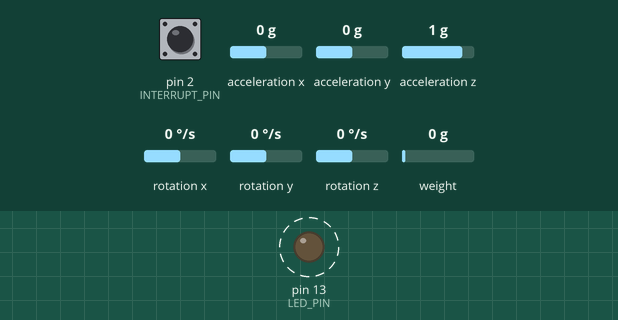
Simulated run of this sketch. Board: Arduino Uno, built with avr-gcc and run on an emulated ATmega328P. Parts: output pins drawn as LEDs (lit = HIGH). Dashed ring = blinking. The test bench sets the inputs (shaded band); at power-on: pin 2 (INTERRUPT_PIN) LOW, acceleration x 0 g, acceleration y 0 g, acceleration z 1 g, rotation x 0 °/s, rotation y 0 °/s, rotation z 0 °/s, weight on the scale 0 g. The sensor or clock chip raises its interrupt line as the real part does; what the sketch prints to the serial monitor is not drawn.

Above: at 0.56 s.
Timing chart, 0 to 3.5 s (numbered marks = the images above):
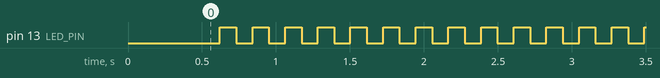

Measured:
- by itself, pin 13 (LED_PIN): alternates HIGH for 0.11 s and LOW for 0.11 s

The sketch:

Accl_Load_short.ino
```cpp
#include "SoftwareSerial.h"

// I2Cdev and MPU6050 must be installed as libraries, or else the .cpp/.h files
// for both classes must be in the include path of your project
#include "I2Cdev.h"

#include "MPU6050_6Axis_MotionApps20.h"
#include "MPU6050.h" // not necessary if using MotionApps include file

#include "Hx711.h"

// Arduino Wire library is required if I2Cdev I2CDEV_ARDUINO_WIRE implementation
// is used in I2Cdev.h
#if I2CDEV_IMPLEMENTATION == I2CDEV_ARDUINO_WIRE
    #include "Wire.h"
#endif

// class default I2C address is 0x68
// specific I2C addresses may be passed as a parameter here
// AD0 low = 0x68 (default for SparkFun breakout and InvenSense evaluation board)
// AD0 high = 0x69
MPU6050 mpu;  // Objects of MPU
MPU6050 accl;
//MPU6050 mpu(0x69); // <-- use for AD0 high

Hx711 scale(A2, A3); // Defining load cell pins


int16_t ax, ay, az; // to store raw accel value on z axis
long accl_x, accl_y, accl_z;
int16_t gx, gy, gz;
long az_avg;
long az_old;
int8_t i;
long resultant;
int no;

//#define Load_Cell
#define OUTPUT_Z_ACCEL

#define INTERRUPT_PIN 2  // use pin 2 on Arduino Uno & most boards
#define LED_PIN 13 // (Arduino is 13, Teensy is 11, Teensy++ is 6)
bool blinkState = false;

// MPU control/status vars
bool dmpReady = false;  // set true if DMP init was successful
uint8_t mpuIntStatus;   // holds actual interrupt status byte from MPU
uint8_t devStatus;      // return status after each device operation (0 = success, !0 = error)
uint16_t packetSize;    // expected DMP packet size (default is 42 bytes)
uint16_t fifoCount;     // count of all bytes currently in FIFO
uint8_t fifoBuffer[64]; // FIFO storage buffer

// orientation/motion vars
Quaternion q;           // [w, x, y, z]         quaternion container
VectorInt16 aa;         // [x, y, z]            accel sensor measurements
VectorInt16 aaReal;     // [x, y, z]            gravity-free accel sensor measurements
VectorInt16 aaWorld;    // [x, y, z]            world-frame accel sensor measurements
VectorFloat gravity;    // [x, y, z]            gravity vector
float euler[3];         // [psi, theta, phi]    Euler angle container
float ypr[3];           // [yaw, pitch, roll]   yaw/pitch/roll container and gravity vector

// ================================================================
// ===               INTERRUPT DETECTION ROUTINE                ===
// ================================================================

volatile bool mpuInterrupt = false;     // indicates whether MPU interrupt pin has gone high
void dmpDataReady() {
    mpuInterrupt = true;
}

    //timing declaration
    unsigned long time;

// ================================================================
// ===                      INITIAL SETUP                       ===
// ================================================================

void setup() {

  scale.setOffset(26100);
  scale.setScale(268);

    // join I2C bus (I2Cdev library doesn't do this automatically)
    #if I2CDEV_IMPLEMENTATION == I2CDEV_ARDUINO_WIRE
        Wire.begin();
        Wire.setClock(400000); // 400kHz I2C clock. Comment this line if having compilation difficulties
    #elif I2CDEV_IMPLEMENTATION == I2CDEV_BUILTIN_FASTWIRE
        Fastwire::setup(400, true);
    #endif

    // initialize serial communication
    // (115200 chosen because it is required for Teapot Demo output, but it's
    // really up to you depending on your project)
    Serial.begin(38400);
    while (!Serial); // wait for Leonardo enumeration, others continue immediately

    // initialize device
    //Serial.println(F("Initializing I2C devices..."));
    mpu.initialize();
    pinMode(INTERRUPT_PIN, INPUT);
    while (Serial.available());                 // wait for data

    devStatus = mpu.dmpInitialize();

 // supply your own gyro offsets here, scaled for min sensitivity
    mpu.setXGyroOffset(567);
    mpu.setYGyroOffset(-16);
    mpu.setZGyroOffset(11);
    mpu.setZAccelOffset(2023); // 1688 factory default for my test chip

    mpu.setXAccelOffset(-21);
    mpu.setYAccelOffset(2578);

    // make sure it worked (returns 0 if so)
    if (devStatus == 0) {
        // turn on the DMP, now that it's ready
        //Serial.println(F("Enabling DMP..."));
        mpu.setDMPEnabled(true);

        // enable Arduino interrupt detection
        //Serial.println(F("Enabling interrupt detection (Arduino external interrupt 0)..."));
        attachInterrupt(digitalPinToInterrupt(INTERRUPT_PIN), dmpDataReady, RISING);
        mpuIntStatus = mpu.getIntStatus();

        // set our DMP Ready flag so the main loop() function knows it's okay to use it
        //Serial.println(F("DMP ready! Waiting for first interrupt..."));
        dmpReady = true;

        // get expected DMP packet size for later comparison
        packetSize = mpu.dmpGetFIFOPacketSize();
    } else {
        // ERROR!
        // 1 = initial memory load failed
        // 2 = DMP configuration updates failed
        // (if it's going to break, usually the code will be 1)
        Serial.print(F("DMP Initialization failed (code "));
        Serial.print(devStatus);
        Serial.println(F(")"));
    }

    // configure LED for output
    pinMode(LED_PIN, OUTPUT);

}


// ================================================================
// ===                    MAIN PROGRAM LOOP                     ===
// ================================================================

void loop() {

            //Serial.print("Time : \t");
            time = micros();
            //Serial.print(time);

    // if programming failed, don't try to do anything
    if (!dmpReady) return;

    // wait for MPU interrupt or extra packet(s) available
    while (!mpuInterrupt && fifoCount < packetSize) {

    }

    // reset interrupt flag and get INT_STATUS byte
    mpuInterrupt = false;
    mpuIntStatus = mpu.getIntStatus();

    // get current FIFO count
    fifoCount = mpu.getFIFOCount();

    // check for overflow (this should never happen unless our code is too inefficient)
    if ((mpuIntStatus & 0x10) || fifoCount == 1024) {
        // reset so we can continue cleanly
        mpu.resetFIFO();
        //Serial.println(F("FIFO overflow!"));

    // otherwise, check for DMP data ready interrupt (this should happen frequently)
    } else if (mpuIntStatus & 0x02) {
        // wait for correct available data length, should be a VERY short wait
        while (fifoCount < packetSize) fifoCount = mpu.getFIFOCount();

        // read a packet from FIFO
        mpu.getFIFOBytes(fifoBuffer, packetSize);

        // track FIFO count here in case there is > 1 packet available
        // (this lets us immediately read more without waiting for an interrupt)
        fifoCount -= packetSize;


        //read raw accel values
        accl.getMotion6(&ax, &ay, &az, &gx, &gy, &gz);

            accl_x = ax;
            accl_y = ay;
            accl_z = az;

        #ifdef OUTPUT_Z_ACCEL
        //Serial.print("\tRaw Az, Ay, Ax\t");
        //az_avg = az/2048;

        resultant = sqrt((accl_x*accl_x) + (accl_y*accl_y) + (accl_z*accl_z)); // Obtaining resultant acceleration

        //for ( no = 1; no<=3; no++)

        //Serial.print("\t");
        Serial.print(resultant);

        Serial.print("\t");
        Serial.println(scale.getGram()); // Load cell value
        /*
        if (no == 25)
        {
        Serial.println(scale.getGram());
        }
        else
        OUTPUT_Z_ACCEL;
        */
        #endif

        #ifdef Load_Cell
        //Serial.println(scale.getValue());
        #endif

        #ifdef OUTPUT_READABLE_QUATERNION
            // display quaternion values in easy matrix form: w x y z
            mpu.dmpGetQuaternion(&q, fifoBuffer);
            Serial.print("quat\t");
            Serial.print(q.w);
            Serial.print("\t");
            Serial.print(q.x);
            Serial.print("\t");
            Serial.print(q.y);
            Serial.print("\t");
            Serial.println(q.z);
        #endif


        // blink LED to indicate activity
        blinkState = !blinkState;
        digitalWrite(LED_PIN, blinkState);
    }
}
```
